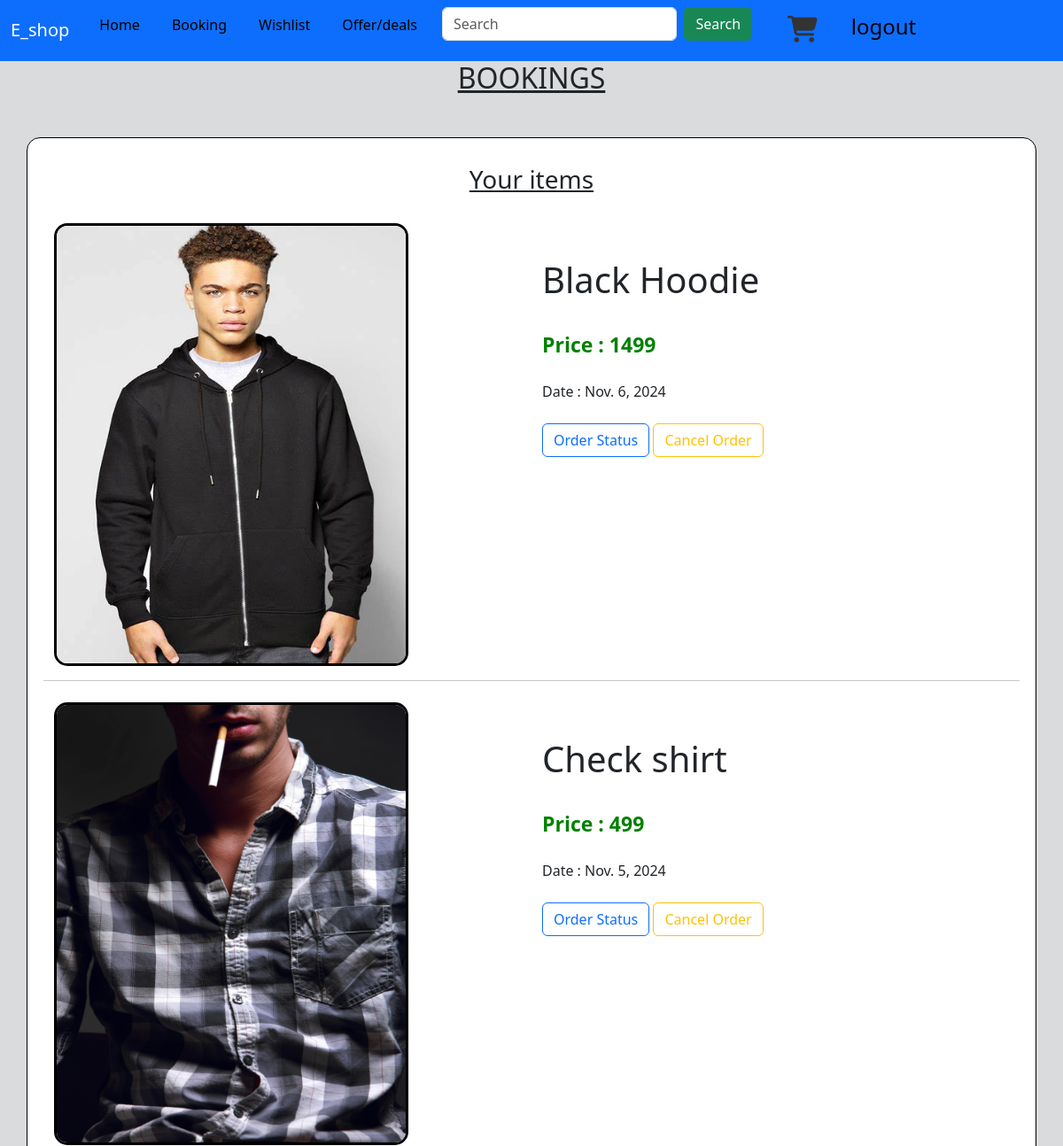
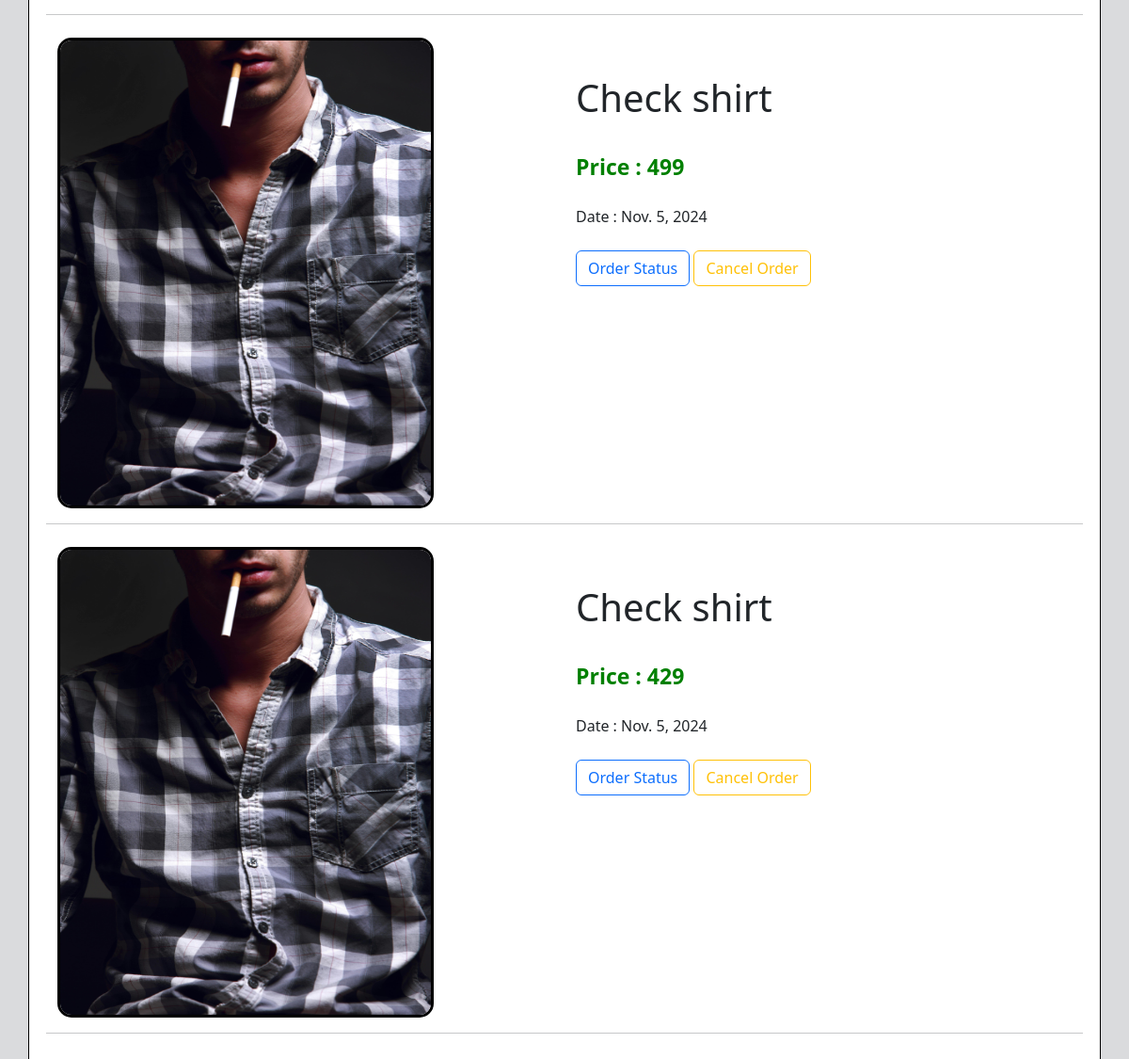
The app's page /user_vew_booking (signed in) with its own data (2 pictures, top to bottom).
### app/models.py (models this page shows)
class Buy(models.Model):
    user=models.ForeignKey(User,on_delete=models.CASCADE)
    products=models.ForeignKey(product,on_delete=models.CASCADE)
    price=models.IntegerField()             ##price is added bcs it should not change when product price incres after buying
    date=models.DateField(auto_now_add=True)

class product (models.Model):
    pro_id=models.TextField()
    name=models.TextField()
    price=models.IntegerField()
    offer_price=models.IntegerField()
    img=models.FileField()

### app/views.py (the view)
# urls.py: path('user_vew_booking',views.user_view_booking),
def user_view_booking(req):
    user=User.objects.get(username=req.session['user'])
    data=Buy.objects.filter(user=user)[::-1]
    return render(req,'user/view_booking.html',{'data':data})

### templates/user/view_booking.html (shortened to what this page needs)
<!DOCTYPE html>
<html lang="en">
<head>
    <link href="https://cdn.jsdelivr.net/npm/bootstrap@5.3.3/dist/css/bootstrap.min.css" rel="stylesheet">
    <link rel="stylesheet" href="https://cdnjs.cloudflare.com/ajax/libs/font-awesome/6.6.0/css/all.min.css">
</head>
<body>
    <nav class="navbar navbar-expand-sm bg-primary navbar-dark">
        <div class="container-fluid">
          <a class="navbar-brand" href="#">E_shop</a>
          <div class="collapse navbar-collapse" id="collapsibleNavbar">
            <ul class="navbar-nav">
              <li class="nav-item">
                <a class="nav-link" href="user_home">Home</a>
              </li>
              <li class="nav-item">
                <a class="nav-link" href="#">Booking</a>
              </li>
              <li class="nav-item">
                <a class="nav-link" href="#">Wishlist</a>
              </li>
              <li class="nav-item">
                <a class="nav-link" href="#">Offer/deals</a>
              </li>
              <div class="">
                <li class="nav-item" id="search">
                  <form class="d-flex" role="search" action="search" method="post">
                    <input class="form-control me-2" type="search" name="search" placeholder="Search" aria-label="Search">
                    <button class="btn btn-success" type="submit">Search</button>
                  </form>
                </li>
              </div>
              <li class="nav-item">
                <a href="cart_disp"><i class="fa-solid fa-cart-shopping" id="cart"></i></a>
              </li>
              <li class="nav-item">
                <a id="logout" class="logout nav-link" href="logout">
                  <h4>logout</h4>
                </a>
              </li>
            </ul>
          </div>
        </div>
      </nav>
      <h2 class="text-center">BOOKINGS</h2>
      <div class="container mt-5">
        <h3 class="item text-center mb-4">Your items</h3>
        <div class="row">
          {% for i in data %}
      <div class="col-lg-6 mt-2">
        <img src="{{i.products.img.url}}" class="product_img" alt="" style="width:400px; height: 500px;">
      </div>
      <div class="col-lg-6 mt-5">
        <h4 class="product_name">{{i.products.name}}</h4><br>
       <p class="offer_price" style="display: inline;"> Price : {{i.price}}</p><br><br>
       <p class="Date" style="display: inline;"> Date : {{i.date}}</p><br><br>
       <a href="#" class="btn btn-outline-primary">Order Status</a>
        <a href="#" class="btn btn-outline-warning">Cancel Order</a>
    </div>
    <hr class="mt-3">
    {% endfor %}
</body>
</html>

### templates/user/view_booking.html (style rules this page uses)
body { background-color: #dadbdd; }
#cart { font-size: 30px; margin-top: 10px; margin-right: 10px; margin-left: 20px; color: #333; }
#logout { margin-left: auto; }
li { margin-left: 10px; margin-right: 10px; }
.nav-link { color: #000; }
#search { width: 350px; }
h2 { text-align: center; text-decoration: underline; }
a { text-decoration: none; color: white; }
.text-center { text-decoration: underline; }
.container { background-color: white; padding: 30px; border: 1px solid black; border-radius: 15px; }
.product_name { font-size: 40px; }
.offer_price { font-size: 23px; color: green; font-weight: bold; }
.product_img { border: 3px solid black; border-radius: 15px; }

### records on screen
Buy: products.img (picture), products.name "Black Hoodie", price "1499", date "Nov. 6, 2024"
Buy: products.img (picture), products.name "Check shirt", price "499", date "Nov. 5, 2024"
Buy: products.img (picture), products.name "Check shirt", price "499", date "Nov. 5, 2024"
Buy: products.img (picture), products.name "Check shirt", price "429", date "Nov. 5, 2024"
